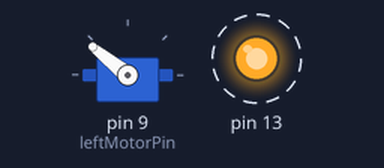
Simulated run of this sketch. Board: Arduino Uno, built with avr-gcc and run on an emulated ATmega328P. On the bench: servo, output pins drawn as LEDs (lit = HIGH). Dashed ring = blinking.

Above: at 0.05 s.
Timing chart, 0 to 4.6 s (numbered marks = the images above):
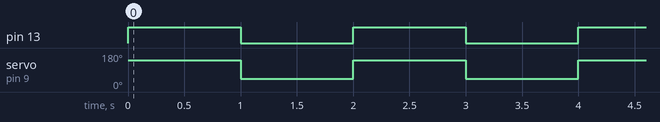

The sketch:

sketch_may17b.ino
```cpp
#include <Servo.h>

int leftMotorPin = 9; //left motor pin


Servo leftMotor; //Define variables for each motor


void setup() {
  // put your setup code here, to run once:
  pinMode(leftMotorPin,OUTPUT);  //Both motor pins are sending a signal out to the VEX motor controller
  pinMode(13,OUTPUT);

  leftMotor.attach(leftMotorPin); //These lines tell the Arduino to send signals to the pins identified above to control the motor variables

}

void loop() {
  // put your main code here, to run repeatedly:

  //Send full forward to both motors
  leftMotorControl(100);
  digitalWrite(13,HIGH); //Turn the LED on pin 13 on
  delay(1000); //Wait 1000 ms, or one second

  //Send full backward to both motors
  leftMotorControl(-100);
  digitalWrite(13,LOW); //Turn the LED on pin 13 off
  delay(1000);

}

//The functions below let you send a power value between -100 and 100 to the motors.
//The servo library uses numbers between 1000 and 2000 to control servos.

int leftMotorControl(int value){

leftMotor.write(map(value,-100,100,1000,2000));

}
```

Measured:
- by itself, pin 13: alternates HIGH for 1.0 s and LOW for 1.0 s
- by itself, servo on pin 9 (leftMotorPin): alternates 141° for 1.0 s and 44° for 1.0 s
